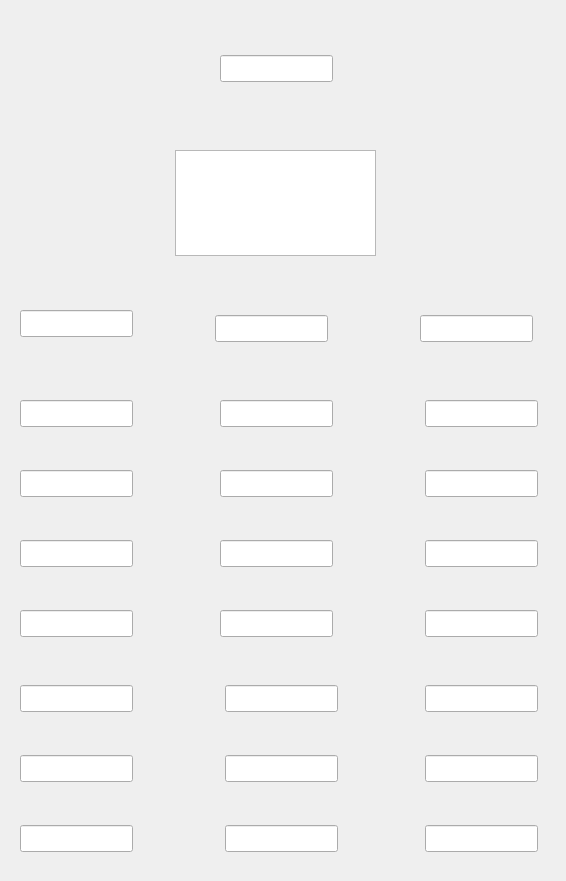
           <widget class="QWidget" name="identityPhaseWidget" native="true">
            <property name="geometry">
             <rect>
              <x>1490</x>
              <y>475</y>
              <width>566</width>
              <height>881</height>
             </rect>
            </property>
            <widget class="QWidget" name="identityPhase_InputPillarWidget" native="true">
             <property name="geometry">
              <rect>
               <x>0</x>
               <y>275</y>
               <width>150</width>
               <height>600</height>
              </rect>
             </property>
             <property name="sizePolicy">
              <sizepolicy hsizetype="Fixed" vsizetype="Fixed">
               <horstretch>0</horstretch>
               <verstretch>0</verstretch>
              </sizepolicy>
             </property>
             <widget class="QLineEdit" name="identityPhase_InputPillarEle_1">
              <property name="geometry">
               <rect>
                <x>20</x>
                <y>125</y>
                <width>113</width>
                <height>27</height>
               </rect>
              </property>
             </widget>
             <widget class="QLineEdit" name="identityPhase_InputPillarEle_2">
              <property name="geometry">
               <rect>
                <x>20</x>
                <y>195</y>
                <width>113</width>
                <height>27</height>
               </rect>
              </property>
             </widget>
             <widget class="QLineEdit" name="identityPhase_InputPillarEle_3">
              <property name="geometry">
               <rect>
                <x>20</x>
                <y>265</y>
                <width>113</width>
                <height>27</height>
               </rect>
              </property>
             </widget>
             <widget class="QLineEdit" name="identityPhase_InputPillarEle_4">
              <property name="geometry">
               <rect>
                <x>20</x>
                <y>335</y>
                <width>113</width>
                <height>27</height>
               </rect>
              </property>
             </widget>
             <widget class="QLineEdit" name="identityPhase_InputPillarEle_5">
              <property name="geometry">
               <rect>
                <x>20</x>
                <y>410</y>
                <width>113</width>
                <height>27</height>
               </rect>
              </property>
             </widget>
             <widget class="QLineEdit" name="identityPhase_InputPillarEle_6">
              <property name="geometry">
               <rect>
                <x>20</x>
                <y>480</y>
                <width>113</width>
                <height>27</height>
               </rect>
              </property>
             </widget>
             <widget class="QLineEdit" name="identityPhase_InputPillarEle_7">
              <property name="geometry">
               <rect>
                <x>20</x>
                <y>550</y>
                <width>113</width>
                <height>27</height>
               </rect>
              </property>
             </widget>
             <widget class="QLineEdit" name="identityPhase_InputPillarModLE">
              <property name="geometry">
               <rect>
                <x>20</x>
                <y>35</y>
                <width>113</width>
                <height>27</height>
               </rect>
              </property>
             </widget>
            </widget>
            <widget class="QWidget" name="identityPhase_IdentityPillarWidget" native="true">
             <property name="geometry">
              <rect>
               <x>200</x>
               <y>275</y>
               <width>150</width>
               <height>600</height>
              </rect>
             </property>
             <property name="sizePolicy">
              <sizepolicy hsizetype="Fixed" vsizetype="Fixed">
               <horstretch>0</horstretch>
               <verstretch>0</verstretch>
              </sizepolicy>
             </property>
             <widget class="QLineEdit" name="identityPhase_IdentityPillarEle_1">
              <property name="geometry">
               <rect>
                <x>20</x>
                <y>125</y>
                <width>113</width>
                <height>27</height>
               </rect>
              </property>
             </widget>
             <widget class="QLineEdit" name="identityPhase_IdentityPillarEle_2">
              <property name="geometry">
               <rect>
                <x>20</x>
                <y>195</y>
                <width>113</width>
                <height>27</height>
               </rect>
              </property>
             </widget>
             <widget class="QLineEdit" name="identityPhase_IdentityPillarEle_3">
              <property name="geometry">
               <rect>
                <x>20</x>
                <y>265</y>
                <width>113</width>
                <height>27</height>
               </rect>
              </property>
             </widget>
             <widget class="QLineEdit" name="identityPhase_IdentityPillarEle_4">
              <property name="geometry">
               <rect>
                <x>20</x>
                <y>335</y>
                <width>113</width>
                <height>27</height>
               </rect>
              </property>
             </widget>
             <widget class="QLineEdit" name="identityPhase_IdentityPillarEle_5">
              <property name="geometry">
               <rect>
                <x>25</x>
                <y>410</y>
                <width>113</width>
                <height>27</height>
               </rect>
              </property>
             </widget>
             <widget class="QLineEdit" name="identityPhase_IdentityPillarEle_6">
              <property name="geometry">
               <rect>
                <x>25</x>
                <y>480</y>
                <width>113</width>
                <height>27</height>
               </rect>
              </property>
             </widget>
             <widget class="QLineEdit" name="identityPhase_IdentityPillarEle_7">
              <property name="geometry">
               <rect>
                <x>25</x>
                <y>550</y>
                <width>113</width>
                <height>27</height>
               </rect>
              </property>
             </widget>
             <widget class="QLineEdit" name="identityPhase_IdentityPillarModLE">
              <property name="geometry">
               <rect>
                <x>15</x>
                <y>40</y>
                <width>113</width>
                <height>27</height>
               </rect>
              </property>
             </widget>
            </widget>
            <widget class="QWidget" name="identityPhase_InceptionPillarWidget" native="true">
             <property name="geometry">
              <rect>
               <x>400</x>
               <y>275</y>
               <width>150</width>
               <height>600</height>
              </rect>
             </property>
             <property name="sizePolicy">
              <sizepolicy hsizetype="Fixed" vsizetype="Fixed">
               <horstretch>0</horstretch>
               <verstretch>0</verstretch>
              </sizepolicy>
             </property>
             <widget class="QLineEdit" name="identityPhase_InceptionPillarEle_1">
              <property name="geometry">
               <rect>
                <x>25</x>
                <y>125</y>
                <width>113</width>
                <height>27</height>
               </rect>
              </property>
             </widget>
             <widget class="QLineEdit" name="identityPhase_InceptionPillarEle_2">
              <property name="geometry">
               <rect>
                <x>25</x>
                <y>195</y>
                <width>113</width>
                <height>27</height>
               </rect>
              </property>
             </widget>
             <widget class="QLineEdit" name="identityPhase_InceptionPillarEle_3">
              <property name="geometry">
               <rect>
                <x>25</x>
                <y>265</y>
                <width>113</width>
                <height>27</height>
               </rect>
              </property>
             </widget>
             <widget class="QLineEdit" name="identityPhase_InceptionPillarEle_4">
              <property name="geometry">
               <rect>
                <x>25</x>
                <y>335</y>
                <width>113</width>
                <height>27</height>
               </rect>
              </property>
             </widget>
             <widget class="QLineEdit" name="identityPhase_InceptionPillarEle_5">
              <property name="geometry">
               <rect>
                <x>25</x>
                <y>410</y>
                <width>113</width>
                <height>27</height>
               </rect>
              </property>
             </widget>
             <widget class="QLineEdit" name="identityPhase_InceptionPillarEle_6">
              <property name="geometry">
               <rect>
                <x>25</x>
                <y>480</y>
                <width>113</width>
                <height>27</height>
               </rect>
              </property>
             </widget>
             <widget class="QLineEdit" name="identityPhase_InceptionPillarEle_7">
              <property name="geometry">
               <rect>
                <x>25</x>
                <y>550</y>
                <width>113</width>
                <height>27</height>
               </rect>
              </property>
             </widget>
             <widget class="QLineEdit" name="identityPhase_InceptionPillarModLE">
              <property name="geometry">
               <rect>
                <x>20</x>
                <y>40</y>
                <width>113</width>
                <height>27</height>
               </rect>
              </property>
             </widget>
            </widget>
            <widget class="QLineEdit" name="identityPhaseTransformLE">
             <property name="geometry">
              <rect>
               <x>220</x>
               <y>55</y>
               <width>113</width>
               <height>27</height>
              </rect>
             </property>
            </widget>
            <widget class="QTextEdit" name="identityPhase_TransformSummaryTE">
             <property name="geometry">
              <rect>
               <x>175</x>
               <y>150</y>
               <width>201</width>
               <height>106</height>
              </rect>
             </property>
            </widget>
            <widget class="QLabel" name="identityPhase_UploadImageLabel">
             <property name="geometry">
              <rect>
               <x>10</x>
               <y>15</y>
               <width>150</width>
               <height>100</height>
              </rect>
             </property>
             <property name="text">
              <string/>
             </property>
            </widget>
           </widget>
